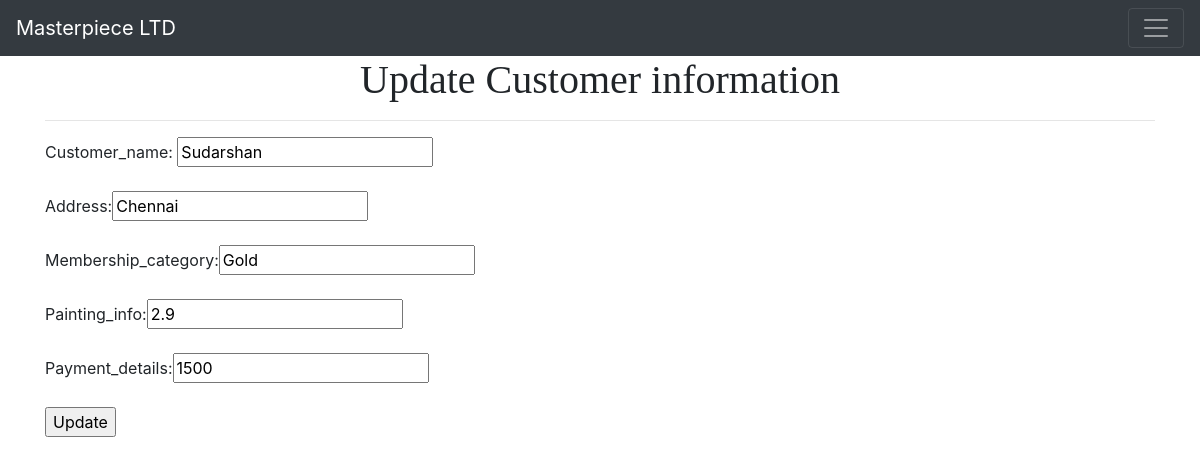
The app's page /customer/update/3 with its own data.
### app.py (models this page shows, shortened)
class Customer(db.Model):
    customer_ID=db.Column(db.Integer , primary_key=True)
    customer_name=db.Column(db.String(200) , nullable=False)
    Address=db.Column(db.Text , nullable=False)
    Membership_category=db.Column(db.String(10) , nullable=False)
    Painting_info=db.Column(db.Integer , nullable=False)
    Payment_details=db.Column(db.Integer , nullable=False)

### app.py (the view)
@app.route('/customer/update/<int:id>',methods=['GET','POST'])
def update(id):
    post=Customer.query.get_or_404(id)
    if request.method == 'POST':
        post.customer_name=request.form['name']
        post.Address=request.form['address']
        post.Membership_category=request.form['member']
        post.Painting_info=request.form['info']
        post.Payment_details=request.form['details']
        db.session.commit()
        return redirect('/customer')
    else:
        return render_template('edit.html',post=post)

### templates/edit.html (shortened to what this page needs)
{% extends 'template.html' %}
{%block body%}
    <h1>Update Customer information</h1>
    <hr>
    <form action='/customer/update/{{post.customer_ID}}' method='POST'>
        Customer_name: <input type="text" name="name" id="name"  value={{post.customer_name}}>
        <br>
        <br>
        Address:<input type="text" name="address" id="address"  value={{post.Address}}>
        <br>
        <br>
        Membership_category:<input type="text" name="member" id="member"  value={{post.Membership_category}}>
        <br>
        <br>
        Painting_info:<input type="text" name="info" id="info"  value={{post.Painting_info}}>
        <br>
        <br>
        Payment_details:<input type="number" name="details" id="details"  value={{post.Payment_details}}>
        <br>
        <br>
        <input type="submit" value="Update">
    </form>
{%endblock%}

### static/css/main.css (style rules this page uses)
h1 { font-family: 'Poppins'; font-size: 30px; text-align: center; }

### records on screen
Customer: name "Sudarshan", address "Chennai", member "Gold", info "2.9", details "1500"
